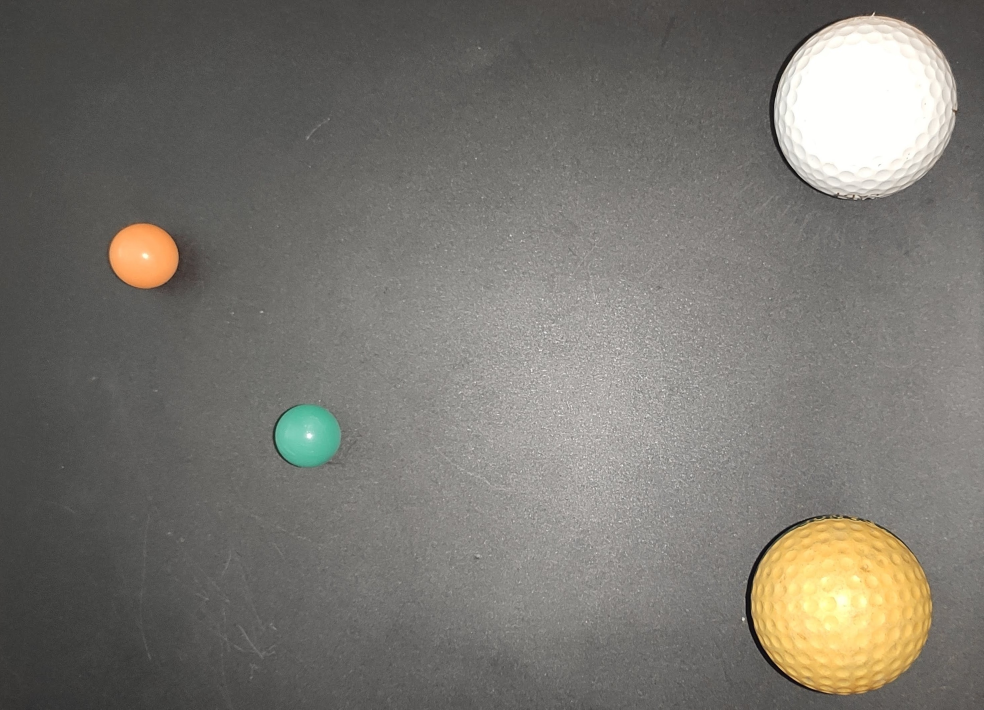
#> input picture source_images/0.jpg, 2952 x 2129 px (shown at 1/3 size)
$ python main.py
#> lines starting #> are read from the running program, lines starting #| are printed output that depends on the picture; after the words box and inside, x2 and y2 are one past the last pixel; in counts of white or black regions, pixels touching at a corner belong together
### imageTools.py
#!/usr/bin/env python
""" Provides every tools used by main file
The following functions allow to get and draw shapes on image to detect marbles.
"""
__author__="Adrien Paysant, Joris Monnet"
__date__="04/05/2021"

import os
import cv2
import numpy as np
from matplotlib import pyplot as plt
from win32api import GetSystemMetrics
from shapely.geometry import LineString
from shapely.geometry import Point
import math

WIDTH_SCREEN = GetSystemMetrics(0)
HEIGHT_SCREEN = GetSystemMetrics(1)

#############################################################################################################
# Class Marble
#############################################################################################################
class Marble:
    """Class used as a container to get center, radius and distance of marbles"""
    def __init__(self,center,radius):
        self.center=center
        self.radius=radius
        self.distance=-1

    def __str__(self):
        return f"center = {self.center} and radius = {self.radius}"

#############################################################################################################
# Mathematic tools
#############################################################################################################
# from https://stackoverflow.com/questions/30844482/what-is-most-efficient-way-to-find-the-intersection-of-a-line-and-a-circle-in-py
def getIntersectionLineCircle(center,radius,x1,y1,x2,y2):
    """return the intersection between a circle(marble of arrival) and a line(arrival line)"""
    p = Point(center[0],center[1])
    c = p.buffer(radius).boundary
    l = LineString([(x1,y1), (x2, y2)])
    return  c.intersection(l)

#https://stackoverflow.com/questions/47177493/python-point-on-a-line-closest-to-third-point
def getClosestPointOnLine(marble1,marble2,marbleRunning):
    """return the closest point on the line frome the center of the marble"""
    x1, y1 = marble1.center
    x2, y2 = marble2.center
    x3, y3 = marbleRunning.center
    dx, dy = x2-x1, y2-y1
    coef = dx*dx + dy*dy
    a = (dy*(y3-y1)+dx*(x3-x1))/coef
    x = int(x1+a*dx)
    y = int(y1+a*dy)

    marble1Intersection = getIntersectionLineCircle(marble1.center,marble1.radius,x1,y1,x2,y2)
    marble2Intersection = getIntersectionLineCircle(marble2.center,marble2.radius,x1,y1,x2,y2)
    marble1MinPoint = marble1Intersection.coords[0]
    marble2MinPoint = marble2Intersection.coords[0]
    x1 = int(marble1MinPoint[0])
    x2 = int(marble2MinPoint[0])
    y1 = int(marble1MinPoint[1])
    y2 = int(marble2MinPoint[1])

    xMin = min(x1,x2)
    xMax = max(x1,x2)
    yMin = min(y1,y2)
    yMax = max(y1,y2)
    xFinal = x
    yFinal = y
    #Check x minimum and maximum
    if(xMin<=x):
        if(x>xMax):
            xFinal=xMax
    else :
        xFinal=xMin

    #Check y minimum and maximum
    if(yMin<=y):
        if(y>yMax):
            yFinal=yMax
    else :
        yFinal=yMin
    return xFinal,yFinal

def getSideOfLine(p1,p2,p3):
    """return if the marble crossed the arrival line"""
    x1, y1 = p1
    x2, y2 = p2
    x3, y3 = p3
    if (x2-x1)*(y2-y3) - (y2-y1)*(x2-x3) > 0:
        return False
    print ('A marble crossed the line')
    return True

#############################################################################################################
# Image Tools
#############################################################################################################
def getMask(grayImage,lowerValueRange,upperValueRange,ksize):
    """create a mask from a grayimage with a blur and an inRange()"""
    mask = cv2.GaussianBlur(grayImage, (ksize, ksize), 0)
    mask = cv2.inRange(mask, lowerValueRange, upperValueRange)
    return mask

def erodeDilate(grayImage,mask, erodeIterations,dilateIterations):
    """erode and dilate image"""
    res = cv2.bitwise_and(grayImage, grayImage, mask=mask)
    res = cv2.erode(res, None, iterations=erodeIterations)
    res = cv2.dilate(res, None, iterations=dilateIterations)
    return res

def getY(elem):
    """return y value of center of a marble to sort it"""
    return elem.center[1]

#Main function of the file
def shapeDetection(img,lowerValueRange,upperValueRange,radiusArrivalObject,radiusMin,radiusMax,erodeIterations,dilateIterations,ksize,debug):
    """find and draw contours and shapes
    img: image already read
    lowerValueRange: lower value of color for getMask
    upperValueRange: upper value of color
    radiusArrivalObject: size of radius minimum for arrival object
    radiusMin: minimum radius to take an area detected as a marble
    radiusMax : maximum radius of a marble
    erodeIterations: number of erode iterations
    dilateiterations: number of dilate iterations
    ksize: size of kernel for blur
    debug: True if we want to display closest marble"""
    grayImage = cv2.cvtColor(img, cv2.COLOR_RGB2GRAY)
    mask = getMask(grayImage,lowerValueRange,upperValueRange,ksize)
    result = erodeDilate(grayImage,mask,erodeIterations,dilateIterations)

    newImage = img
    contours, hierarchy = cv2.findContours(result, cv2.RETR_EXTERNAL, cv2.CHAIN_APPROX_SIMPLE)
    cv2.drawContours(newImage, contours, -1, (255, 0, 0), 5)

    marblesSet = set()
    for cnt in contours:
        M = cv2.moments(cnt)
        (x,y),radius = cv2.minEnclosingCircle(cnt)
        if(radius > radiusMin and radius <radiusMax):
            center = (int(x),int(y))
            radius = int(radius)
            marblesSet.add(Marble(center,radius))
            cv2.circle(newImage,center,radius,(0,255,0),2)

    # showAndWait("marbles contours",newImage)
    arrivalLineMarbles = []
    for marble in marblesSet:
        if marble.radius>radiusArrivalObject:
            arrivalLineMarbles.append(marble)

    arrivalLineMarbles.sort(key=getY,reverse=True)
    cv2.line(newImage,arrivalLineMarbles[0].center,arrivalLineMarbles[1].center,(255,0,0),5)
    runningMarbles = set([marble for marble in marblesSet.difference(set(arrivalLineMarbles))])
    arrivalCenter1=arrivalLineMarbles[0].center
    arrivalCenter2=arrivalLineMarbles[1].center

    distances = []
    for marble in runningMarbles :
        linePoint = getClosestPointOnLine(arrivalLineMarbles[0],arrivalLineMarbles[1],marble)
        if(getSideOfLine(arrivalCenter1,arrivalCenter2,marble.center)):
            cv2.line(newImage,marble.center,linePoint,(0,255,255),2)
        else :
            cv2.line(newImage,marble.center,linePoint,(0,0,255),2)
        marble.distance = math.sqrt((marble.center[0]-linePoint[0])**2+(marble.center[1]-linePoint[1])**2)
    if len(runningMarbles)> 0:
        closestMarbleValue = min([int(marble.distance) for marble in runningMarbles ])
        closestMarble = [marble for marble in runningMarbles if marble.distance-closestMarbleValue<1]
        if(debug):
            print("Closest Marble is at " + str(closestMarbleValue)+"px and is the marble with "+str(closestMarble[0]))
    return newImage

def shapeDetectionOnOldVideo(img):
    """get shapedetection for data.mp4"""
    return shapeDetection(img,100,255,80,50,300,3,1,11,True)

def shapeDetectionOnVideo(img):
    """get shapedetection for data2.mp4"""
    return shapeDetection(img,70,255,80,10,300,10,9,7,False)

def shapeDetectionOnImage(imagePath):
    """get shapedetection for [2-5].jpg"""
    img = cv2.imread(imagePath)
    return shapeDetection(img,90,255,100,30,300,0,7,7,False)

def shapeDetectionOnOldImage(imagePath):
    """get shapedetection for 0.jpg and 1.jpg"""
    img = cv2.imread(imagePath)
    return shapeDetection(img,127,255,150,50,300,3,1,11,False)

#############################################################################################################
# Display image
#############################################################################################################
def showAndWait(string, img) :
    """ Simple show for image that insure to fit in screen """
    #get a nice coef
    primaryW=int(img.shape[1])
    primaryH=int(img.shape[0])
    coefW=0.6/(primaryW/WIDTH_SCREEN)
    coefH=0.6/(primaryH/HEIGHT_SCREEN)
    coef=max(coefH,coefW)

    scale_percent = int(coef*100) # percent of original size
    width = int(img.shape[1] * scale_percent / 100)
    height = int(img.shape[0] * scale_percent / 100)
    dim = (width, height)

    # resize image
    resized = cv2.resize(img, dim, interpolation = cv2.INTER_AREA)
    #display
    cv2.imshow(string, resized)
    cv2.waitKey(0)
    cv2.destroyAllWindows()

### main.py
#!/usr/bin/env python
""" Main function """
__author__="Adrien Paysant, Joris Monnet"
__date__="04/05/2021"


import imageTools
import os
import cv2 as cv
import numpy
import matplotlib.pyplot as plt

# [22 lines left out: function videoProgram, not called in this run]

def imageProgram():
    """ Program used for images input"""
    print("=======================IMAGE========================")
    imageTools.showAndWait("basic shape detect",imageTools.shapeDetectionOnOldImage(f"./source_images/{0}.jpg"))
#> in shapeDetectionOnOldImage, img is the input picture: shape (2129, 2952, 3); mean B, G, R 111.2, 117.7, 120.6
#> in getMask, `mask = cv2.inRange(mask, lowerValueRange, upperValueRange)`:
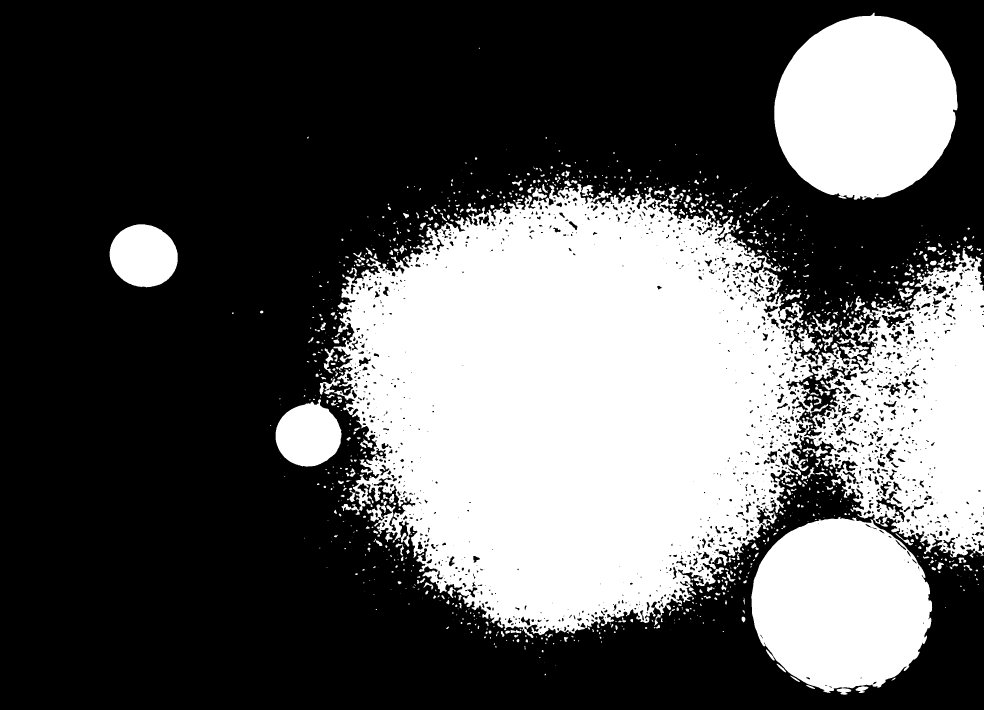
#> mask: shape (2129, 2952) (shown at 1/3 size); 35.5% white; 1138 white regions (546 under 20 px)
#> in shapeDetection, `contours, hierarchy = cv2.findContours(result, cv2.RETR_EXTERNAL, cv2...`: contours = 510 contours, 237 with area under 20; largest, box (x1, y1, x2, y2) and area: (1024, 566, 2435, 1901) 1278554, (2443, 787, 2952, 1669) 237652, (2325, 46, 2871, 597) 231510, (2256, 1557, 2794, 2076) 210556, (331, 675, 531, 859) 28322
#> the loop in shapeDetection, `for cnt in contours:` made 510 passes
#> (x, y, radius) on passes 79, 205, 442, 510: (2523.4, 1817.6, 271), (924.9, 1304.3, 96), (430.8, 767.5, 100), (2599, 325, 281)
#> (x, y, radius) on passes 1, 2, 8, 9, 10, 11: (2531.5, 2070.5, 16.57), (2585.5, 2065.5, 13.95), (1601.3, 1867.6, 9.41), (1795.5, 1862.5, 2.92), (1822.4, 1858, 7.69), (2230, 1856.5, 4.03)
#> after the loop in shapeDetection, `for cnt in contours:`: marblesSet = 4 items
#> the loop in shapeDetection, `for marble in marblesSet:` made 4 passes
#> after the loop in shapeDetection, `for marble in marblesSet:`: arrivalLineMarbles = 2 items
#> in shapeDetection, `arrivalCenter1=arrivalLineMarbles[0].center`: arrivalCenter1 = (2523, 1817)
#> in shapeDetection, `arrivalCenter2=arrivalLineMarbles[1].center`: arrivalCenter2 = (2598, 325)
#> the loop in shapeDetection, `for marble in runningMarbles :` made 2 passes
#> (dx in getClosestPointOnLine, dy in getClosestPointOnLine) on passes 1 to 2: (75, -1492), (75, -1492)
#> in shapeDetection, `closestMarbleValue = min([int(marble.distance) for marble in runningMa..`: closestMarbleValue = 1622
#> in shapeDetection, `closestMarble = [marble for marble in runningMarbles if marble.distanc..`: closestMarble = 1 item
#> in showAndWait, `primaryW=int(img.shape[1])`: primaryW = 2952
#> (the call stopped at in showAndWait, `coefW=0.6/(primaryW/WIDTH_SCREEN)`: win32api is not available in this run)
    imageTools.showAndWait("basic shape detect",imageTools.shapeDetectionOnOldImage(f"./source_images/{1}.jpg"))
#> call 2 of shapeDetectionOnOldImage, with imagePath = './source_images/1.jpg'
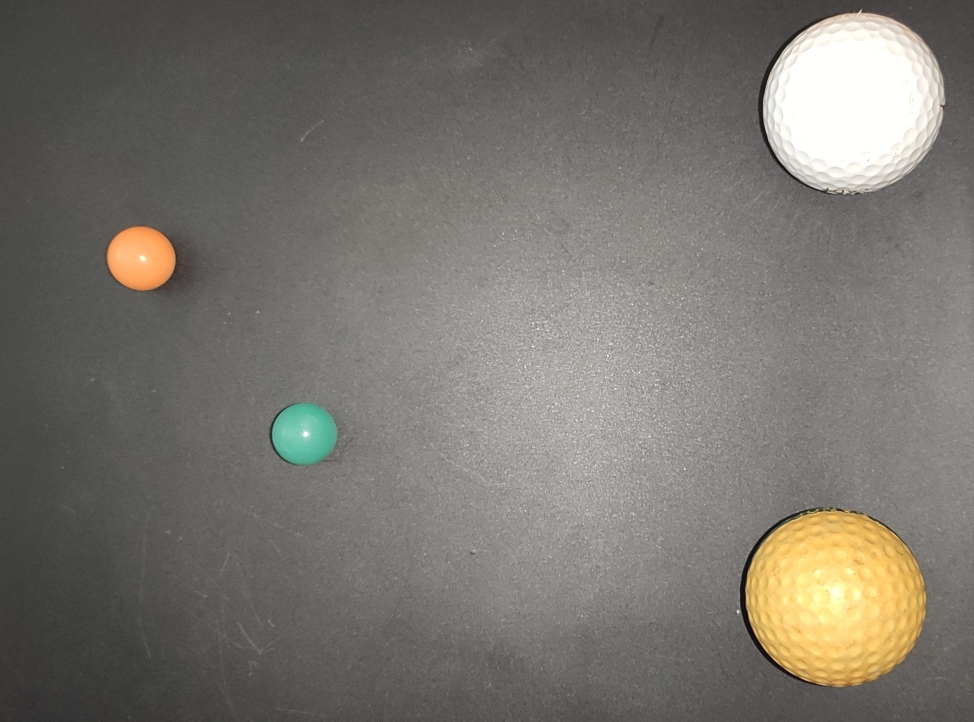
#> input picture source_images/1.jpg, 2922 x 2165 px (shown at 1/3 size)
#> in shapeDetectionOnOldImage, img is the input picture: shape (2165, 2922, 3); mean B, G, R 110.3, 116.6, 120
#> in getMask (call 2), `mask = cv2.inRange(mask, lowerValueRange, upperValueRange)`: mask: shape (2165, 2922); 34.5% white; 922 white regions (416 under 20 px)
#> in shapeDetection (call 2), `contours, hierarchy = cv2.findContours(result, cv2.RETR_EXTERNAL, cv2...`: contours = 448 contours, 195 with area under 20; largest, box (x1, y1, x2, y2) and area: (1009, 535, 2424, 1857) 1268386, (2291, 37, 2834, 581) 227172, (2456, 714, 2922, 1625) 225495, (2240, 1536, 2776, 2052) 209554, (325, 684, 522, 864) 27343
#> the loop in shapeDetection (call 2), `for cnt in contours:` made 448 passes
#> (x, y, radius) on passes 98, 205, 385, 448: (2506.2, 1794.1, 270), (913.8, 1297.6, 95), (423.2, 774.8, 98), (2562.6, 311.6, 278)
#> (x, y, radius) on passes 1 to 6: (2516.5, 2046.5, 15.57), (1613, 1873, 8.25), (1699.5, 1868.5, 2.12), (1675.5, 1866, 4.27), (1510.5, 1858.5, 6.67), (1681.2, 1857.5, 5.41)
#> the loop in shapeDetection (call 2), `for marble in marblesSet:` made 4 passes
#> the loop in shapeDetection (call 2), `for marble in runningMarbles :` made 2 passes
#> (dx in getClosestPointOnLine, dy in getClosestPointOnLine) on passes 1 to 2: (56, -1483), (56, -1483)
#> (the call stopped at in showAndWait, `coefW=0.6/(primaryW/WIDTH_SCREEN)`: win32api is not available in this run)
    for i in range(2,6):
        imageTools.showAndWait("basic shape detect",imageTools.shapeDetectionOnImage(f"./source_images/{i}.jpg"))
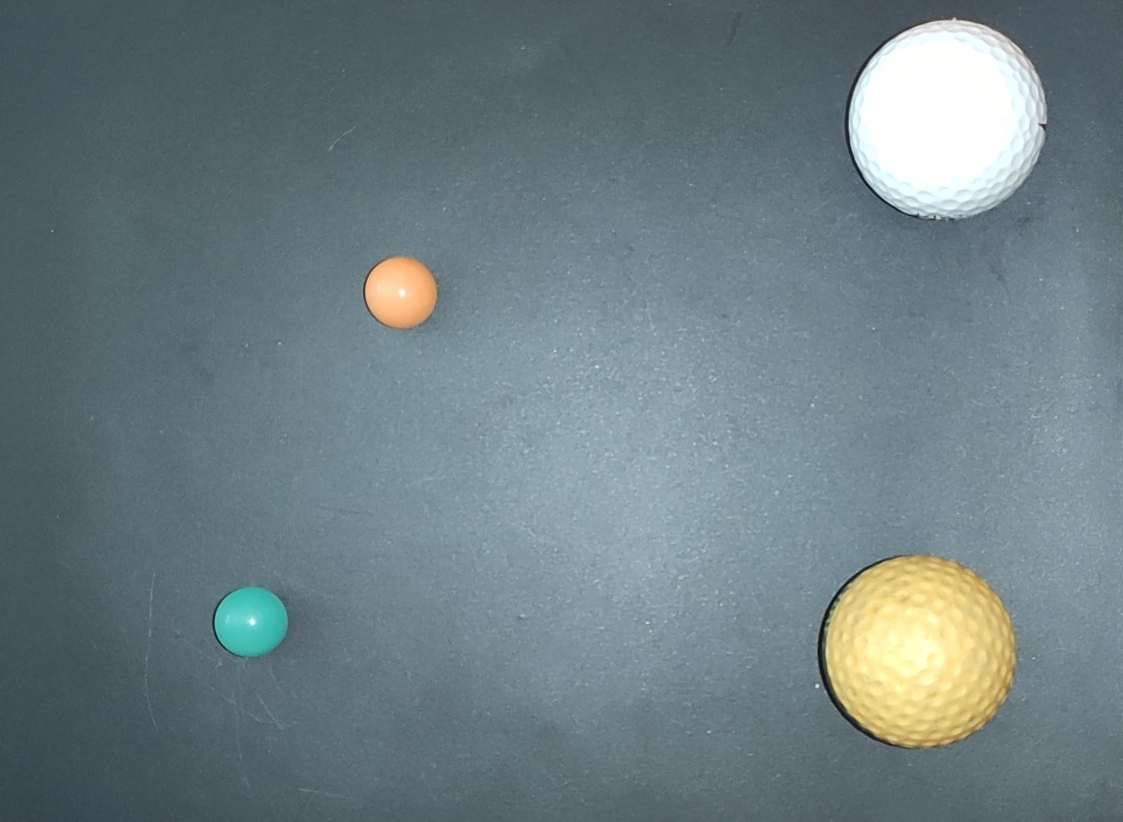
#> input picture source_images/2.jpg, 2246 x 1643 px (shown at 1/2 size)
#> in shapeDetectionOnImage, img is the input picture: shape (1643, 2246, 3); mean B, G, R 130.9, 126.3, 109.6
#> call 3 of shapeDetection, with lowerValueRange = 90, upperValueRange = 255, radiusArrivalObject = 100, radiusMin = 30, radiusMax = 300, erodeIterations = 0, dilateIterations = 7, ksize = 7
#> in getMask (call 3), `mask = cv2.inRange(mask, lowerValueRange, upperValueRange)`: mask: shape (1643, 2246); 90.6% white; 737 black regions (480 under 20 px)
#> call 3 of erodeDilate, with erodeIterations = 0, dilateIterations = 7
#> in erodeDilate (call 3), `res = cv2.dilate(res, None, iterations=dilateIterations)`:
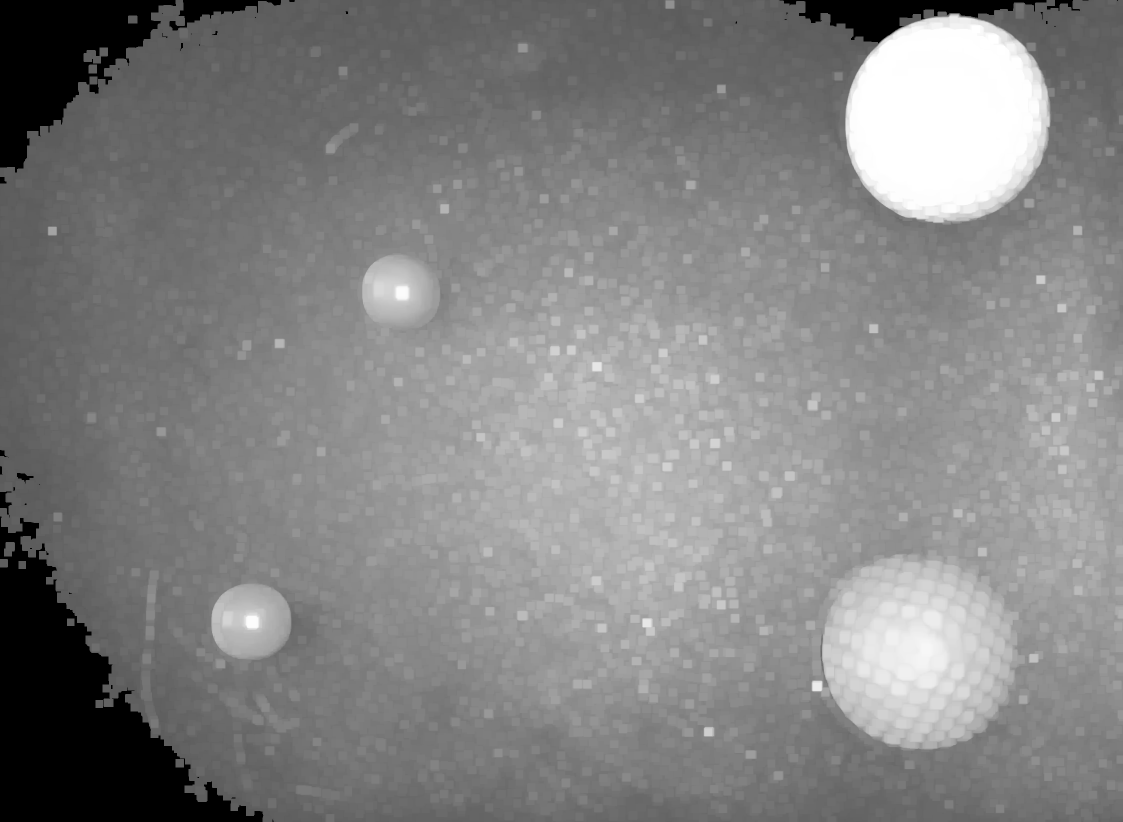
#> res: shape (1643, 2246) (shown at 1/2 size); min 0, max 255, mean 131.1
#> in shapeDetection (call 3), `contours, hierarchy = cv2.findContours(result, cv2.RETR_EXTERNAL, cv2...`: contours = 10 contours; largest, box (x1, y1, x2, y2) and area: (0, 0, 2246, 1643) 3460422, (167, 95, 216, 127) 924, (8, 1084, 30, 1113) 486, (177, 129, 194, 147) 270, (256, 31, 275, 47) 269
#> in shapeDetection (call 3), `cv2.drawContours(newImage, contours, -1, (255, 0, 0), 5)`:
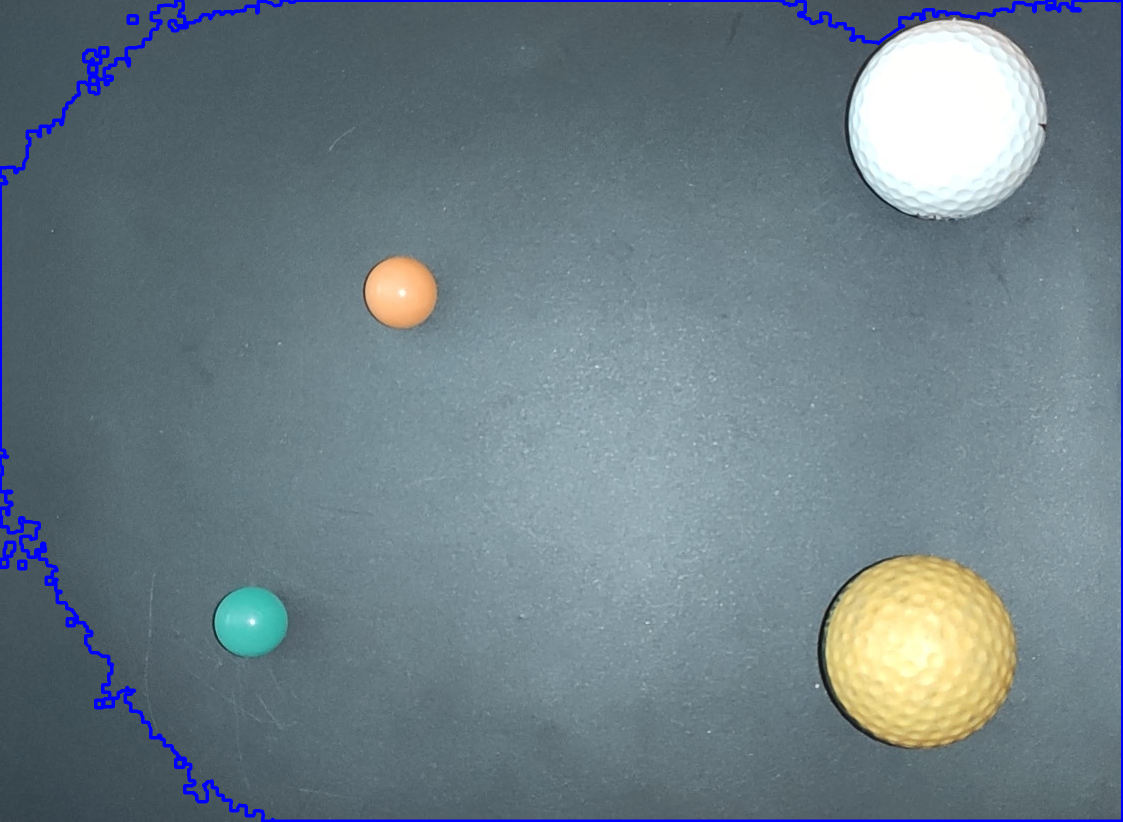
#> newImage: shape (1643, 2246, 3) (shown at 1/2 size); 1.45% of pixels changed, all inside (x1, y1, x2, y2) = (0, 0, 2246, 1643)
#> the loop in shapeDetection (call 3), `for cnt in contours:` made 10 passes
#> (x, y, radius) on passes 5 to 10: (7, 1126, 10.63), (18, 1098, 17.2), (185, 137.5, 11.67), (191, 108.5, 27.54), (265, 39, 11.4), (1220, 821, 1313.3)
#> (cnt, x, y, radius) on passes 1 to 4: ([[351, 1518], [351, 1534], [367, 1534], [367, 1518]], 359, 1526, 11.31), ([[191, 1400], [191, 1415], [205, 1415], [205, 1400]], 198, 1407.5, 10.26), ([[134, 1237], [134, 1251], [148, 1251], [148, 1237]], 141, 1244, 9.9), ([[37, 1122], [37, 1137], [51, 1137], [51, 1122]], 44, 1129.5, 10.26)
#> after the loop in shapeDetection (call 3), `for cnt in contours:`: marblesSet = 0 items
#> after the loop in shapeDetection (call 3), `for marble in marblesSet:`: arrivalLineMarbles = []

if __name__ == "__main__":

#> (the run stopped early here; a loop or call above may not have finished)
